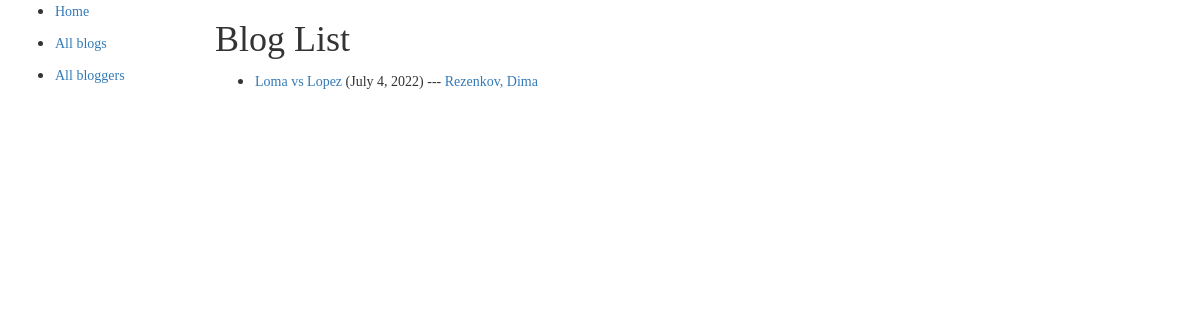
Before: /app_blog/blog/blogs/ with the older database file.
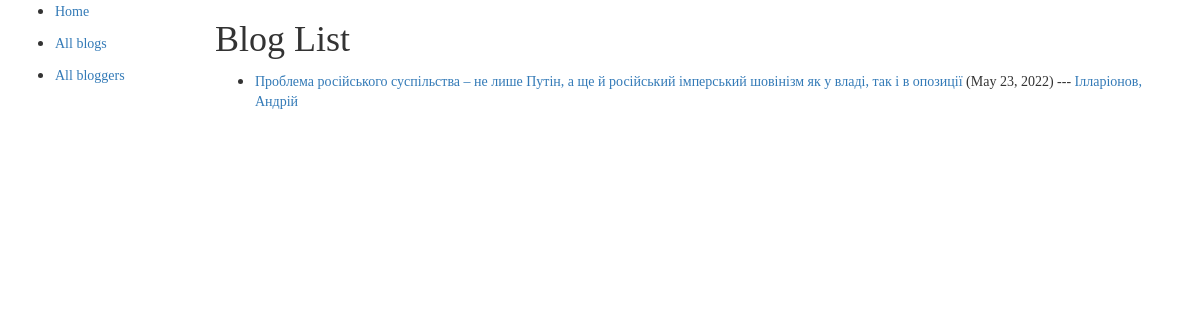
After: the same page with the newer database file.
### app_blog/models.py (models this page shows, shortened)
class blog(models.Model):
    title = models.CharField(max_length=200)
    blog_author = models.ForeignKey('blog_author', on_delete=models.SET_NULL, null=True)
    description = models.TextField(max_length=10000, help_text="Enter your blog")
    date_of_publication = models.DateField(null=True, blank=True)
    def get_absolute_url(self):
        return reverse('blog-detail', args=[str(self.id)])

class blog_author(models.Model):
    first_name = models.CharField(max_length=100)
    last_name = models.CharField(max_length=100)
    date_of_birth = models.DateField(null=True, blank=True)
    summary = models.TextField(max_length=1000, help_text="Enter your biography")
    def __str__(self):
        return '{0}, {1}'.format(self.last_name, self.first_name)
    def get_absolute_url(self):
        return reverse('author-detail', args=[str(self.id)])

### app_blog/views.py (the view)
# urls.py: path('blog/blogs/', views.BlogListWiew.as_view(), name='blogs'),
class BlogListWiew(generic.ListView):
    model = blog

### app_blog/templates/app_blog/blog_list.html
{% extends "base_generic.html" %}
{% block content %}
    <h1><p class="p1">Blog List</p></h1>
    {% if blog_list %}
    <ul>
      {% for blog in blog_list %}
      <li>
        <p class="p1"><a href="{{ blog.get_absolute_url }}">{{ blog.title }}</a> ({{blog.date_of_publication}}) --- <a href="{{ blog.blog_author.get_absolute_url }}">{{ blog.blog_author }}</a></p>
      </li>
      {% endfor %}
    </ul>
    {% else %}
    <p class="p1">There are no books in the library.</p>
    {% endif %}
{% endblock %}

### app_blog/templates/base_generic.html (shortened to what this page needs)
<!DOCTYPE html>
<html lang="en">
<head>
  <link rel="stylesheet" href="https://maxcdn.bootstrapcdn.com/bootstrap/3.3.7/css/bootstrap.min.css">
</head>
<body>
  <div class="container-fluid">
    <div class="row">
      <div class="col-sm-2">
      {% block sidebar %}
      <ul class="sidebar-nav">
          <li><p class="p1"><a href="{% url 'index' %}">Home</p></a></li>
          <li><p class="p1"><a href="{% url 'blogs' %}">All blogs</p></a></li>
          <li><p class="p1"><a href="{% url 'authors' %}">All bloggers</p></a></li>
      </ul>
     {% endblock %}
      </div>
      <div class="col-sm-10 ">
      {% block content %}{% endblock %}
      </div>
    </div>
  </div>
</body>
</html>

### app_blog/templates/base_generic.html (style rules this page uses)
.p1 { font-family: "Times New Roman", Times, serif; }

Changed rows visible on the page:
removed blog: title "Loma vs Lopez", date_of_publication "July 4, 2022", blog_author "Rezenkov, Dima"
added blog: title "Проблема російського суспільства – не лише Путін, а ще й російський імперський шовінізм як у владі, так і в опозиції", date_of_publication "May 23, 2022", blog_author "Ілларіонов, Андрій"
